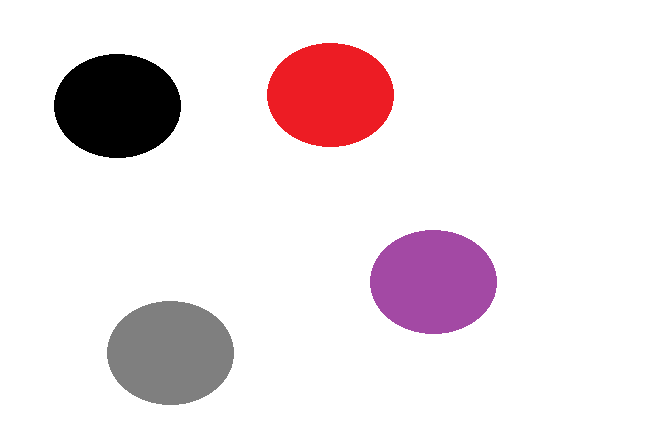
#> input picture teste.png, 665 x 440 px
$ python test.py
#> lines starting #> are read from the running program, lines starting #| are printed output that depends on the picture; after the words box and inside, x2 and y2 are one past the last pixel; in counts of white or black regions, pixels touching at a corner belong together
import cv2
import numpy as np

rawImage = cv2.imread('teste.png')
#> rawImage is the input picture: shape (440, 665, 3); mean B, G, R 230.5, 227, 237.5

cv2.imshow('Original Image',rawImage)
cv2.waitKey(0)

hsv = cv2.cvtColor(rawImage, cv2.COLOR_BGR2HSV)
#> hsv: shape (440, 665, 3); mean H, S, V 11.7, 13, 237.6
cv2.imshow('HSV Image',hsv)
cv2.waitKey(0)

hue ,saturation ,value = cv2.split(hsv)
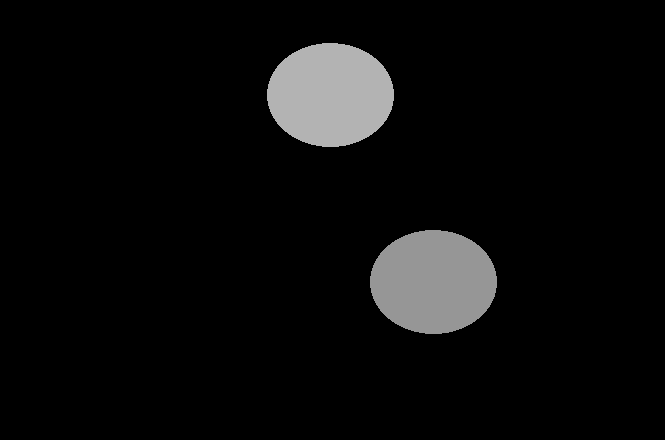
#> hue: shape (440, 665); min 0, max 179, mean 11.7
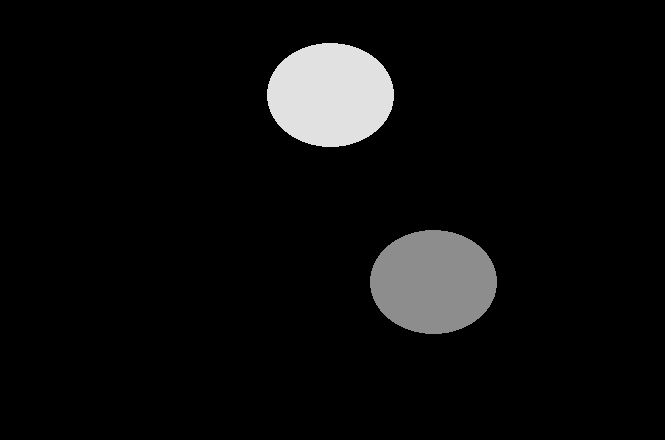
#> saturation: shape (440, 665); min 0, max 225, mean 13
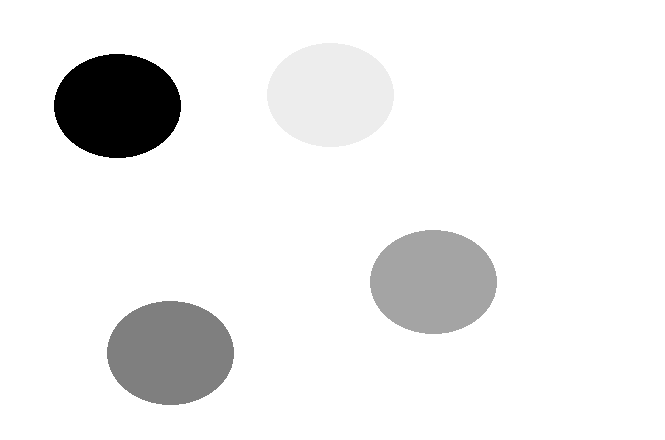
#> value: shape (440, 665); min 0, max 255, mean 237.6
cv2.imshow('Saturation Image',saturation)
cv2.waitKey(0)

retval, thresholded = cv2.threshold(saturation, 0, 255, cv2.THRESH_BINARY + cv2.THRESH_OTSU)
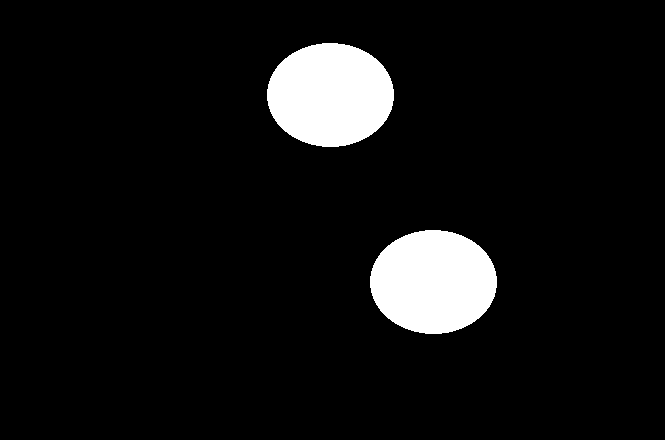
#> thresholded: shape (440, 665); 7.1% white; 2 white regions
#> retval = 0
cv2.imshow('Thresholded Image',thresholded)
cv2.waitKey(0)

medianFiltered = cv2.medianBlur(thresholded,5)
cv2.imshow('Median Filtered Image',medianFiltered)
cv2.waitKey(0)

cnts, hierarchy = cv2.findContours(medianFiltered, cv2.RETR_TREE, cv2.CHAIN_APPROX_SIMPLE)
#> cnts = 2 contours; box (x1, y1, x2, y2) and area: (370, 230, 497, 334) 10198, (267, 43, 394, 147) 10198

for c in cnts:
    # compute the center of the contour
    M = cv2.moments(c)
    cX = int(M["m10"] / M["m00"])
    cY = int(M["m01"] / M["m00"])


    first = cv2.drawContours(rawImage, [c], -1, (0, 255, 0), 2)
    second =cv2.circle(rawImage, (cX, cY),1 , (255, 255, 255), -1)
#> this loop made 2 passes
#> (cX, cY) on passes 1 to 2: (433, 281), (330, 94)
#> pass 2, `first = cv2.drawContours(rawImage, [c], -1, (0, 255, 0), 2)`:
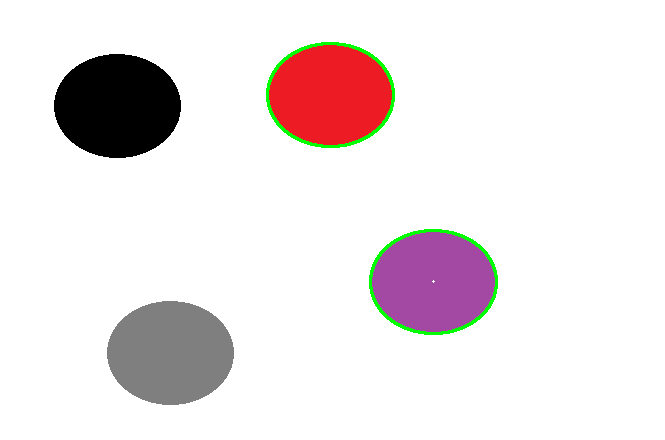
#> first: shape (440, 665, 3); mean B, G, R 229.1, 228, 235.7
#> pass 2, `second =cv2.circle(rawImage, (cX, cY),1 , (255, 255, 255), -1)`:
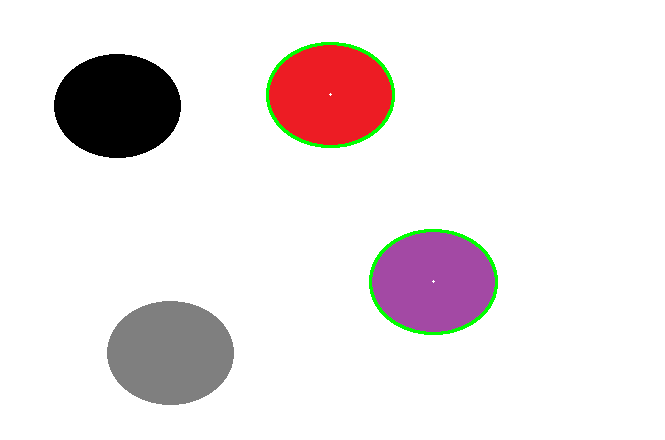
#> second: shape (440, 665, 3); mean B, G, R 229.1, 228, 235.7


cv2.imshow('Objects Detected',rawImage)
cv2.waitKey(0)
